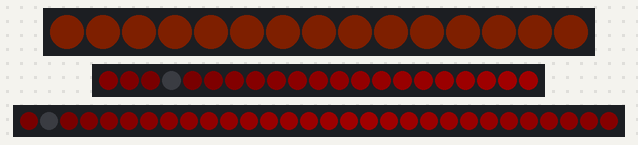
Recording of a sketch running on a simulated Arduino Uno, built with avr-gcc and run on an emulated ATmega328P. On the bench: 15 RGB LEDs in strip order, left to right, 21 RGB LEDs in strip order, left to right, 30 RGB LEDs in strip order, left to right. Dim RGB values are drawn brighter than linear; random numbers use the default seed unless the sketch sets one.

Above: at 3.15 s.
At 8.02 s:
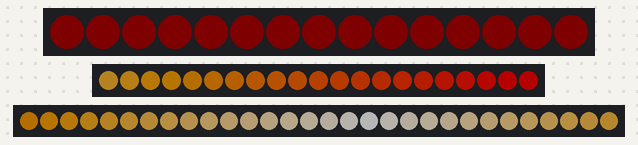
At 11.36 s:
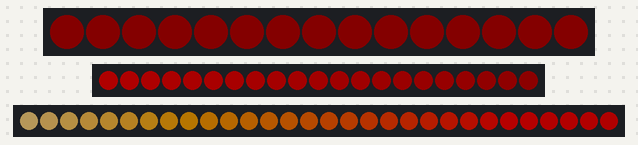
At 19.87 s:
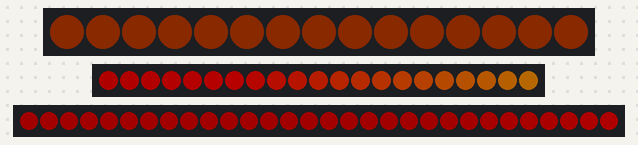
At 29.59 s:
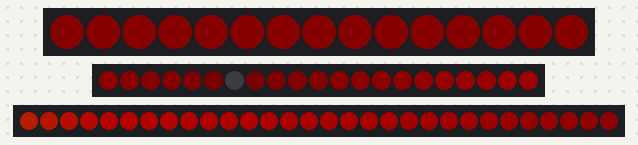
At 39.01 s:
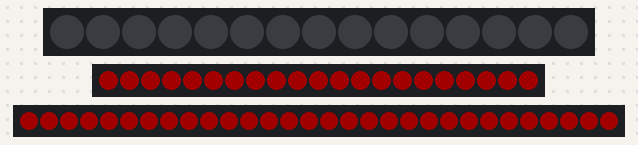

The sketch:

ColorPalette_Ray.ino
```cpp
#include <FastLED.h>

#define LED_PIN_REAR     2
#define NUM_LEDS_REAR   15

#define LED_PIN_UNDER    3
#define NUM_LEDS_UNDER  21

#define LED_PIN_SIDES    4
#define NUM_LEDS_SIDES  30

CRGB leds_REAR[NUM_LEDS_REAR];
CRGB leds_UNDER[NUM_LEDS_UNDER];
CRGB leds_SIDES[NUM_LEDS_SIDES];

#define BRIGHTNESS  64
#define LED_TYPE    WS2812
#define COLOR_ORDER GRB

#define UPDATES_PER_SECOND 100

// This example shows several ways to set up and use 'palettes' of colors
// with FastLED.
//
// These compact palettes provide an easy way to re-colorize your
// animation on the fly, quickly, easily, and with low overhead.
//
// USING palettes is MUCH simpler in practice than in theory, so first just
// run this sketch, and watch the pretty lights as you then read through
// the code.  Although this sketch has eight (or more) different color schemes,
// the entire sketch compiles down to about 6.5K on AVR.
//
// FastLED provides a few pre-configured color palettes, and makes it
// extremely easy to make up your own color schemes with palettes.
//
// Some notes on the more abstract 'theory and practice' of
// FastLED compact palettes are at the bottom of this file.


// Gradient palette "bhw1_06_gp", originally from
// http://soliton.vm.bytemark.co.uk/pub/cpt-city/bhw/bhw1/tn/bhw1_06.png.index.html
// converted for FastLED with gammas (2.6, 2.2, 2.5)
// Size: 16 bytes of program space.

DEFINE_GRADIENT_PALETTE( purple_pink_blue ) {
    0, 184,  1,128,
  160,   1,193,182,
  219, 153,227,190,
  255, 255,255,255
};

DEFINE_GRADIENT_PALETTE( fire ) {
    0, 255,  0, 0,
  255, 255, 179, 0,
};

// Gradient palette "bhw2_10_gp", originally from
// http://soliton.vm.bytemark.co.uk/pub/cpt-city/bhw/bhw2/tn/bhw2_10.png.index.html
// converted for FastLED with gammas (2.6, 2.2, 2.5)
// Size: 28 bytes of program space.

DEFINE_GRADIENT_PALETTE( bhw2_10_gp ) {
    0,   0, 12,  0,
   61, 153,239,112,
  127,   0, 12,  0,
  165, 106,239,  2,
  196, 167,229, 71,
  229, 106,239,  2,
  255,   0, 12,  0};


CRGBPalette16 currentPalette = LavaColors_p;
CRGBPalette16 fusionPalette = fire;
TBlendType    currentBlending = LINEARBLEND;

void setup() {
    delay( 3000 ); // power-up safety delay
    FastLED.addLeds<LED_TYPE, LED_PIN_REAR, COLOR_ORDER>(leds_REAR, NUM_LEDS_REAR).setCorrection( TypicalLEDStrip );
    FastLED.addLeds<LED_TYPE, LED_PIN_UNDER, COLOR_ORDER>(leds_UNDER, NUM_LEDS_UNDER).setCorrection( TypicalLEDStrip );
    FastLED.addLeds<LED_TYPE, LED_PIN_SIDES, COLOR_ORDER>(leds_SIDES, NUM_LEDS_SIDES).setCorrection( TypicalLEDStrip );
}


void loop()
{
    static uint8_t startIndex = 0;
    startIndex = startIndex - 1; /* motion speed */

    FillLEDsFromPaletteColors(startIndex);

    // DEFAULT: meteorRain(CRGB(0x10,0x00,0x00), CRGB(0xff,0xff,0x00),10 ,64 ,true, 30);
    // meteorRain(CRGB::Black, ColorFromPalette(currentPalette, startIndex, random(92, 192), LINEARBLEND), random(1, 10), random(500, 2500), true, random(10, 40));

    fill_solid(leds_REAR, NUM_LEDS_REAR, ColorFromPalette(fusionPalette, random8(255), random8(16), currentBlending));
    FastLED.show();
    fadeToBlackBy(leds_REAR, NUM_LEDS_REAR, 24);

    FastLED.delay(1000 / UPDATES_PER_SECOND);
}

void FillLEDsFromPaletteColors( uint8_t colorIndex)
{

    for( int i = 0; i < NUM_LEDS_SIDES; ++i) {
        leds_SIDES[i] = ColorFromPalette(currentPalette, colorIndex, BRIGHTNESS, currentBlending);
        colorIndex++;
    }

    for( int j = 0; j < NUM_LEDS_UNDER; ++j) {
        leds_UNDER[j] = ColorFromPalette(currentPalette, colorIndex, BRIGHTNESS, currentBlending);
        colorIndex++;
    }
}


// There are several different palettes of colors demonstrated here.
//
// FastLED provides several 'preset' palettes: RainbowColors_p, RainbowStripeColors_p,
// OceanColors_p, CloudColors_p, LavaColors_p, ForestColors_p, and PartyColors_p.
//
// Additionally, you can manually define your own color palettes, or you can write
// code that creates color palettes on the fly.  All are shown here.

// Additional notes on FastLED compact palettes:
//
// Normally, in computer graphics, the palette (or "color lookup table")
// has 256 entries, each containing a specific 24-bit RGB color.  You can then
// index into the color palette using a simple 8-bit (one byte) value.
// A 256-entry color palette takes up 768 bytes of RAM, which on Arduino
// is quite possibly "too many" bytes.
//
// FastLED does offer traditional 256-element palettes, for setups that
// can afford the 768-byte cost in RAM.
//
// However, FastLED also offers a compact alternative.  FastLED offers
// palettes that store 16 distinct entries, but can be accessed AS IF
// they actually have 256 entries; this is accomplished by interpolating
// between the 16 explicit entries to create fifteen intermediate palette
// entries between each pair.
//
// So for example, if you set the first two explicit entries of a compact
// palette to Green (0,255,0) and Blue (0,0,255), and then retrieved
// the first sixteen entries from the virtual palette (of 256), you'd get
// Green, followed by a smooth gradient from green-to-blue, and then Blue.

void meteorRain(CRGB ColorBackground, CRGB ColorMeteor, byte meteorSize, byte meteorTrailDecay, boolean meteorRandomDecay, int SpeedDelay)
{
  // set background color
  fill_solid(leds_SIDES, NUM_LEDS_SIDES, ColorBackground );

  for(int i = 0; i < NUM_LEDS_SIDES + NUM_LEDS_SIDES; i++) {
    // fade color to background color for all LEDs
    for(int j = 0; j < NUM_LEDS_SIDES; j++) {
      if( (!meteorRandomDecay) || (random(10)>5) ) {
        leds_SIDES[j] = fadeTowardColor(leds_SIDES[j], ColorBackground, meteorTrailDecay);
      }
    }

    // draw meteor
    for(int k = 0; k < meteorSize; k++) {
      if(( i - k < NUM_LEDS_SIDES) && (i - k >= 0)) {
        leds_SIDES[i - k]= ColorMeteor;
      }
    }

//    FastLED.delay(SpeedDelay);
  }
}

// Functies from Kriegsman example
CRGB fadeTowardColor( CRGB& cur, const CRGB& target, uint8_t amount)
{
  nblendU8TowardU8( cur.red,   target.red,   amount);
  nblendU8TowardU8( cur.green, target.green, amount);
  nblendU8TowardU8( cur.blue,  target.blue,  amount);
  return cur;
}

// function used by "fadeTowardColor"
void nblendU8TowardU8( uint8_t& cur, const uint8_t target, uint8_t amount)
{
  if( cur == target) return;

  if( cur < target ) {
    uint8_t delta = target - cur;
    delta = scale8_video( delta, amount);
    cur += delta;
  } else {
    uint8_t delta = cur - target;
    delta = scale8_video( delta, amount);
    cur -= delta;
  }
}
```
